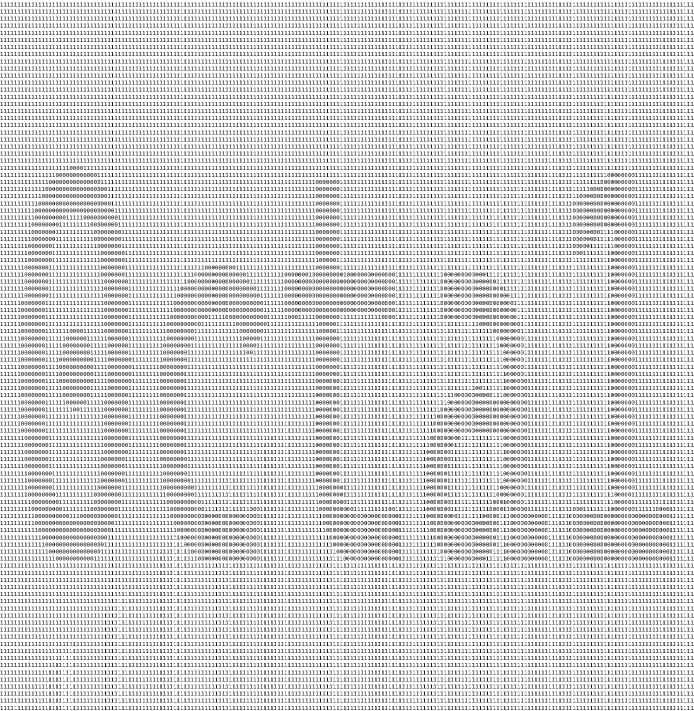
#> input picture resources/name.png, 1387 x 1422 px (shown at 1/2 size)
$ python -i binary_image.py   (imports and definitions only)
#> lines starting #> are read from the running program, lines starting #| are printed output that depends on the picture; after the words box and inside, x2 and y2 are one past the last pixel; in counts of white or black regions, pixels touching at a corner belong together
import cv2
from matplotlib import pyplot as plt
import numpy as np


def read_image(path: str):
    img = cv2.imread(path)
    return img


def resize_image(height: int, width: int, image: np.matrix):
    resized = cv2.resize(image, (width, height), interpolation=cv2.INTER_LINEAR)
    return resized


def prepare_image_for_edge_detection(image: np.matrix):
    img_gray = cv2.cvtColor(image, cv2.COLOR_BGR2GRAY)
    img_blur = cv2.GaussianBlur(img_gray, (5, 5), 0)
    return img_blur


def detect_edges(image: np.matrix):
    prep_image = prepare_image_for_edge_detection(image)
    block_size = 9
    c = 7
    edges = cv2.adaptiveThreshold(prep_image, 255, cv2.ADAPTIVE_THRESH_MEAN_C, cv2.THRESH_BINARY, block_size, c)
    return edges


def prepare_output_matrix(edges: np.matrix):
    # invert_image = 255 - edges  # Invert image so black lines become 255 values
    inverted_scale = edges / 255  # Scale 255 values to zero
    return inverted_scale


def save_output_matrix(template_matrix: np.matrix, file_name: str):
    save_path = '../images/matrix_templates/' + file_name
    np.savetxt(save_path, template_matrix, fmt='%d', delimiter='')

def display_image(image: np.array, name: str):
    cv2.namedWindow(name, cv2.WINDOW_NORMAL)
    cv2.imshow(name, image)
    cv2.waitKey(0)
    cv2.destroyAllWindows()

>>> import cv2
>>> picture = cv2.imread('../resources/name.png')
#> picture is the input picture: shape (1422, 1387, 3); min 30, max 255, mean 215.6
>>> result = detect_edges(picture)
#> in detect_edges, `edges = cv2.adaptiveThreshold(prep_image, 255, cv2.ADAPTIVE_THRESH_MEA..`:
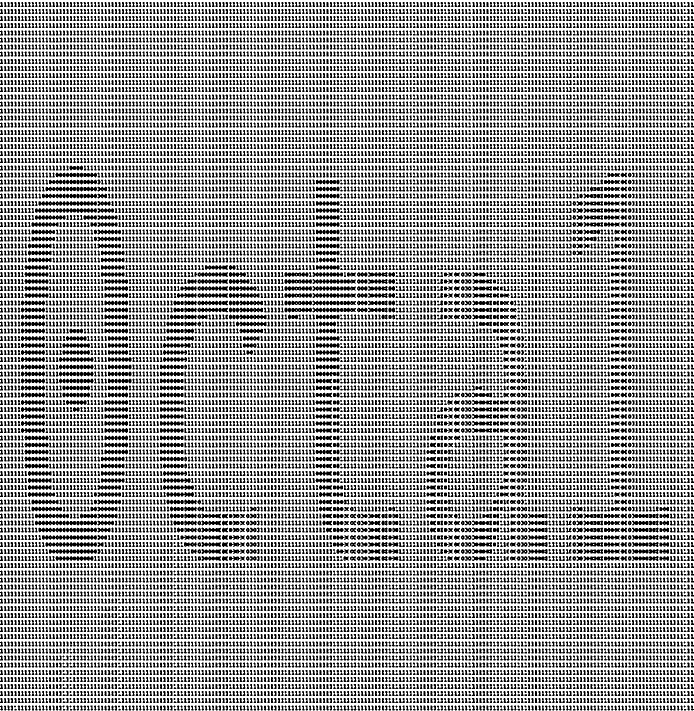
#> edges: shape (1422, 1387) (shown at 1/2 size); 62.4% white; 17339 black regions (1346 under 20 px), largest, box (x1, y1, x2, y2) and area: (70, 416, 194, 426) 832, (70, 1041, 194, 1051) 830, (77, 1055, 194, 1065) 788
